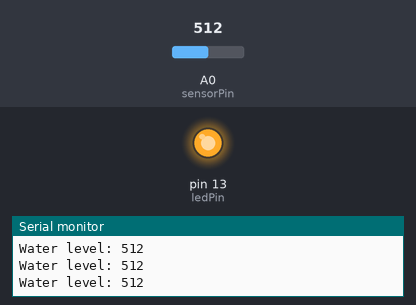
Simulated run of this sketch. Board: Arduino Uno, built with avr-gcc and run on an emulated ATmega328P. Shown: output pins drawn as LEDs (lit = HIGH), the last lines printed to the serial monitor. The test bench sets the inputs (shaded band); at power-on: A0 (sensorPin) = 512. Pins used as bus, display or sensor lines are not drawn.

Above: at 1.2 s.
1.3 s: A0 (sensorPin) set to 127
4.3 s: A0 (sensorPin) set to 108
At 5.0 s:
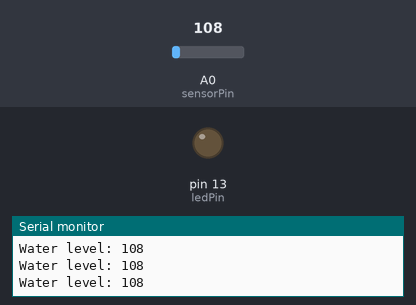
5.8 s: A0 (sensorPin) set to 122
At 6.9 s:
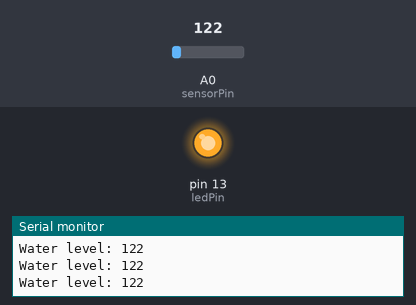
7.3 s: A0 (sensorPin) set to 0
At 8.4 s:
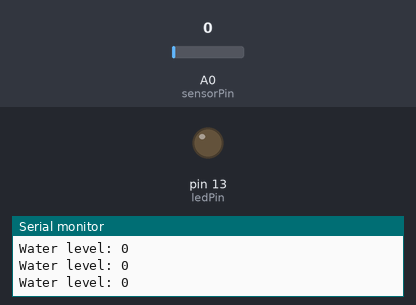
Timing chart, 0 to 9.8 s (numbered marks = the images above; inputs shaded):
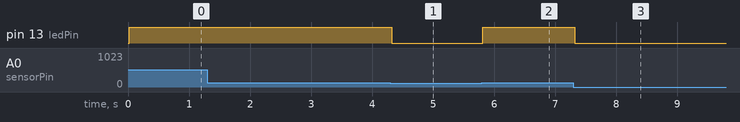

The sketch:

water-light-switch.ino
```cpp
/*
Code for water sensor based on: https://lastminuteengineers.com/water-level-sensor-arduino-tutorial/
*/

// define pins for water sensor
const int sensorPower = 7;
const int sensorPin = A0;
// define led pin
const int ledPin = 13; // (digital pin)

// variable for storing water level
int val = 0;
int level_threshold = 120;


void setup() {
  pinMode(sensorPower, OUTPUT); // Set D7 as an OUTPUT
  digitalWrite(sensorPower, LOW); // Set to LOW so no power flows through the sensor

  pinMode(ledPin, OUTPUT);

  Serial.begin(9600); // Initialize serial communication
}


void loop() {
  int level = readSensor();

	Serial.print("Water level: ");
	Serial.println(level);

	delay(10);

  // if water is detected, turn on the led.
  // Note that taking out the water sensor still leaves some droplets on the sensor. Therefore, a threshold is used to turn on the led.
  if (level > level_threshold) {
    digitalWrite(ledPin, HIGH);
  }
  else {
    digitalWrite(ledPin, LOW);
  }
}


//This is a function used to get the reading
int readSensor() {
	digitalWrite(sensorPower, HIGH);	// Turn the sensor ON
	delay(10);
	val = analogRead(sensorPin);		  // Read the analog value form sensor
	digitalWrite(sensorPower, LOW);		// Turn the sensor OFF
	return val;							          // send current reading
}
```

Measured:
- the behaviour switches between 121 and 120 on A0 (sensorPin) (found by bisection; images 0 and 1)
- after the input at 4.3 s, pin 13 (ledPin): HIGH → LOW at once
- after the input at 5.8 s, pin 13 (ledPin): LOW → HIGH at once
- after the input at 7.3 s, pin 13 (ledPin): HIGH → LOW at once
